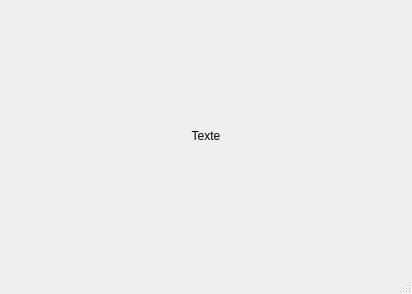
<ui version="4.0" >
 <author></author>
 <comment></comment>
 <exportmacro></exportmacro>
 <class>MainWindow</class>
 <widget class="QMainWindow" name="MainWindow" >
  <property name="geometry" >
   <rect>
    <x>0</x>
    <y>0</y>
    <width>412</width>
    <height>294</height>
   </rect>
  </property>
  <property name="windowTitle" >
   <string>Titre</string>
  </property>
  <widget class="QWidget" name="centralwidget" >
   <layout class="QVBoxLayout" >
    <property name="margin" >
     <number>9</number>
    </property>
    <property name="spacing" >
     <number>6</number>
    </property>
    <item>
     <widget class="QLabel" name="label" >
      <property name="text" >
       <string>Texte</string>
      </property>
      <property name="alignment" >
       <set>Qt::AlignCenter</set>
      </property>
     </widget>
    </item>
   </layout>
  </widget>
  <widget class="QMenuBar" name="menubar" >
   <property name="geometry" >
    <rect>
     <x>0</x>
     <y>0</y>
     <width>412</width>
     <height>21</height>
    </rect>
   </property>
  </widget>
  <widget class="QStatusBar" name="statusbar" />
 </widget>
 <pixmapfunction></pixmapfunction>
 <resources/>
 <connections/>
</ui>
